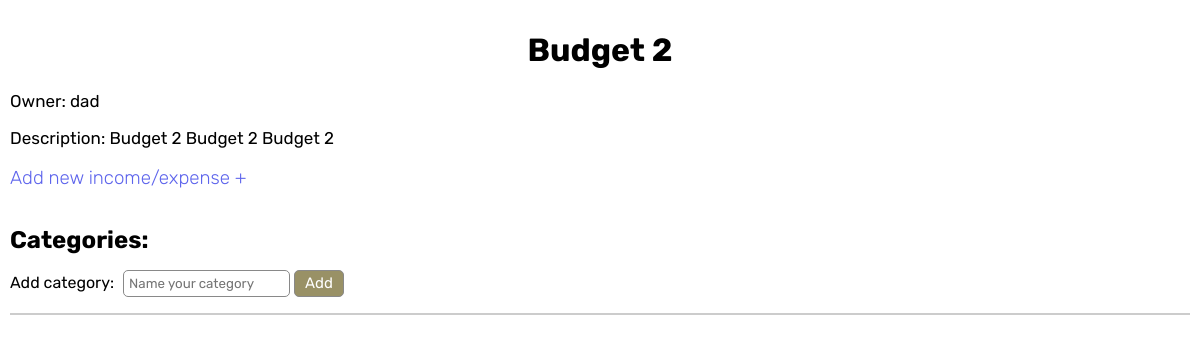
Before: /budget/d32cf034e4fd4c099027b4692d90758a/ (signed in) with the older database file.
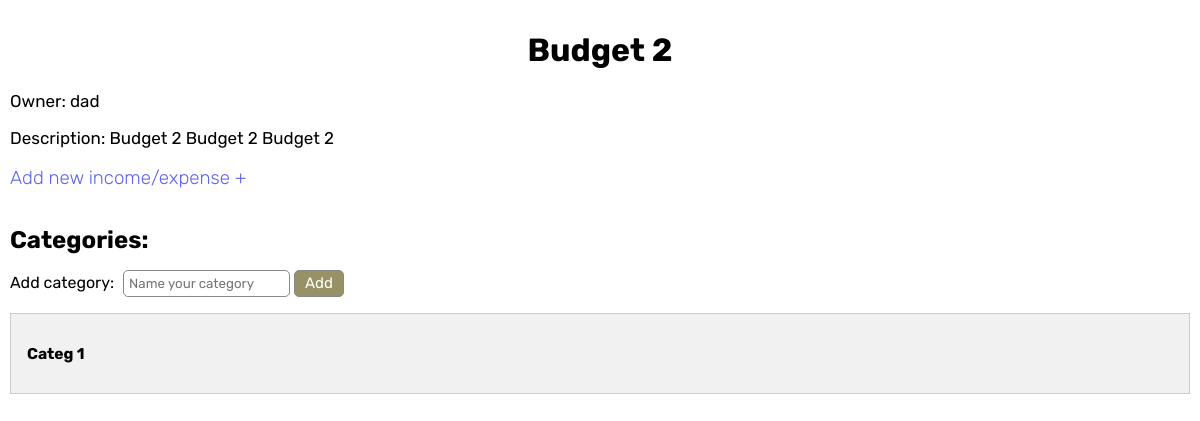
After: the same page with the newer database file.
### family_budget/models.py (models this page shows)
class Category(models.Model):
    name = models.CharField(max_length=200, null=True, blank=True, verbose_name='Name')
    budget = models.ForeignKey(Budget, on_delete=models.CASCADE, verbose_name='Budget')
    def __str__(self):
        return self.name
    class Meta:
        verbose_name_plural='Categories'
        verbose_name= 'Category'
        ordering=['name']

### family_budget/views.py (the view)
# urls.py: path('budget/', views.BudgetList.as_view()),
def budget(request, slug):
    if Budget.objects.filter(slug=slug).exists():
        budget = Budget.objects.get(slug=slug)
        categories = Category.objects.filter(budget=budget)
        budget_items = BudgetItems.objects.filter(budget=budget).order_by('category')
        form = BudgetItemAddForm()
        category_form = CategoryAddForm()
        context = {
            'budget':budget,
            'categories':categories,
            'budget_items': budget_items,
            'form':form,
            'category_form':category_form,
        }
        return render(request, 'budget/budget.html', context)
    else:
        return redirect('family_budget:index')

### family_budget/forms.py
class BudgetItemAddForm(ModelForm):
    class Meta:
        model = BudgetItems
        fields=('name', 'price', 'description', 'budget', 'category', 'currency')
        widgets = {
            'name':forms.TextInput(attrs={'placeholder':'Name your income/expense'}),
            'description':forms.Textarea(attrs={'placeholder':'Write some details (optional)'}),
        }
    def __init__(self, *args, **kwargs):
        super().__init__(*args, **kwargs)
        self.fields['budget'].empty_label = None
        self.fields['category'].empty_label = None

class CategoryAddForm(ModelForm):
    class Meta:
        model = Category
        fields=('name', 'budget')
        widgets = {
            'name':forms.TextInput(attrs={'placeholder':'Name your category'}),
        }
    def __init__(self, *args, **kwargs):
        super().__init__(*args, **kwargs)
        self.fields['budget'].empty_label = None

### account/models.py (called while the page is built)
	def get_username_from_email(self):
		return self.email.split('@')[0]

### family_budget/templates/budget/budget.html (shortened to what this page needs)
{% extends 'others/base.html' %}
{% load static %}
{% block styles %}
<link rel="stylesheet" href="{% static 'css/budget.css' %}">
{% endblock %}
{% block content %}
    <h1 class="budget_name">{{budget.name}}</h1>
    <p class="budget_details">Owner: {{budget.owner.get_username_from_email}}</p>
    <p class="budget_details">Description: {{budget.description}}</p>
    <h3 class="add_new_income_btn">Add new income/expense +</h3>
    <h2 style="margin: 0;">Categories:</h2>
    <form action="{% url 'family_budget:add_category' %}" method="post">
        <p class="add_category_field">Add category: {{category_form.name}}</p>
        <input type="submit" value="Add" class="add_category_field_submit">
    </form>
    <div class="tab">
    {% for category in categories %}
        <button class="tablinks" onclick="openBudgetItem(event, '{{category}}')">
            <h3>{{category}}</h3>
        </button>
    {% endfor %}
    </div>
{% endblock %}

Changed rows visible on the page:
added Category: name "Categ 1"
